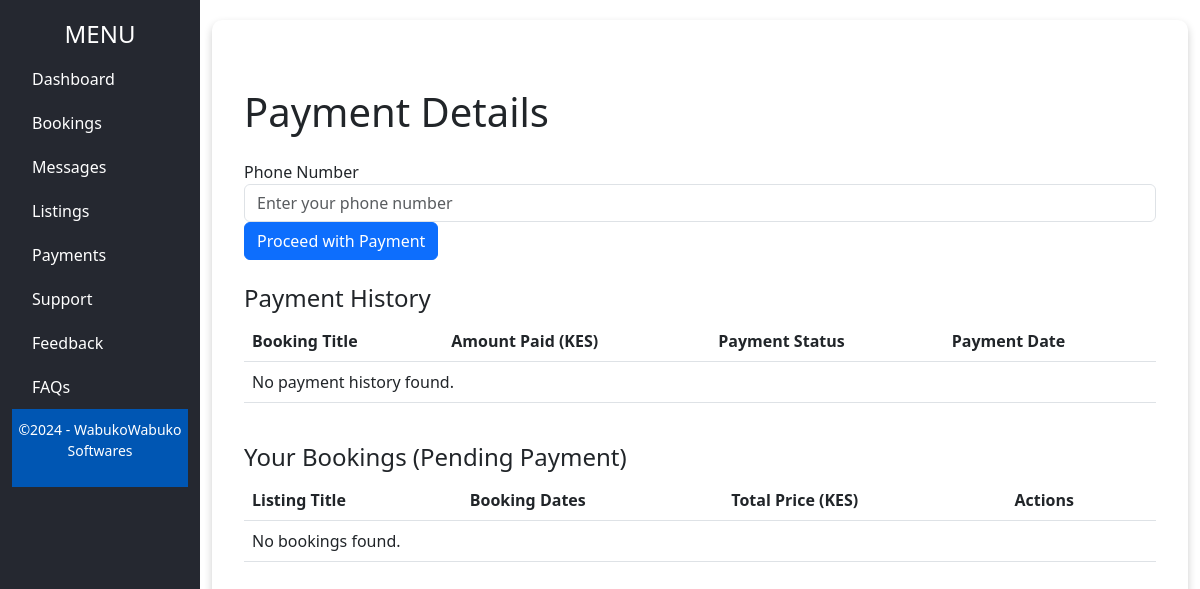
The page /payments/ (signed in) on the database as committed earlier.
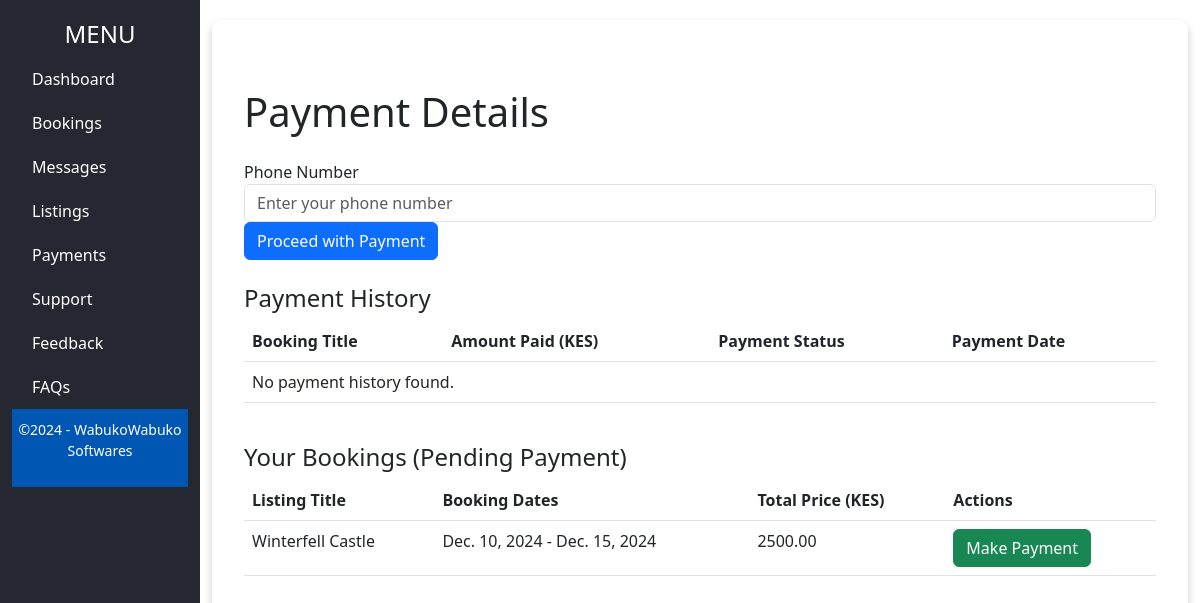
The same page on the database as committed later.
### App/models.py (models this page shows, shortened)
class Booking(models.Model):
    listing = models.ForeignKey(Listing, on_delete=models.CASCADE, related_name='bookings')
    guest = models.ForeignKey(settings.AUTH_USER_MODEL, on_delete=models.CASCADE, related_name='bookings')
    start_date = models.DateField()
    end_date = models.DateField()
    total_price = models.DecimalField(max_digits=10, decimal_places=2)
    created_at = models.DateTimeField(auto_now_add=True)

class Listing(models.Model):
    host = models.ForeignKey(User, on_delete=models.CASCADE, related_name='listings')
    title = models.CharField(max_length=255)
    description = models.TextField()
    address = models.CharField(max_length=255)
    price_per_night = models.DecimalField(max_digits=10, decimal_places=2)
    max_guests = models.PositiveIntegerField()
    created_at = models.DateTimeField(auto_now_add=True)

### App/views.py (the view, shortened to what this page needs)
# urls.py: path('payments/', views.payments, name="payments_page"),
@login_required
def payments(request):
    user = request.user
    bookings = Booking.objects.filter(guest=user.id)
    payments = Payment.objects.filter(booking__guest=user.id)
    return render(request, 'payments.html', {
        'bookings': bookings,
        'payments': payments,
    })

### App/templates/payments.html (shortened to what this page needs)
{% extends 'baseForAfterLogin.html' %}
{% block mainContent %}
    <div class="container my-5">
        <h1 class="mb-4">Payment Details</h1>
        <div class="row mb-4">
            <div class="col-12">
                <form method="POST">
                    <div class="form-group">
                        <label for="phone_number">Phone Number</label>
                        <input type="text" id="phone_number" name="phone_number" class="form-control" placeholder="Enter your phone number" required>
                    </div>
                    <button type="submit" class="btn btn-primary">Proceed with Payment</button>
                </form>
            </div>
        </div>
        <div class="row mb-4">
            <div class="col-12">
                <h4>Payment History</h4>
                <table class="table">
                    <thead>
                        <tr>
                            <th>Booking Title</th>
                            <th>Amount Paid (KES)</th>
                            <th>Payment Status</th>
                            <th>Payment Date</th>
                        </tr>
                    </thead>
                    <tbody>
                        {% for payment in payments %}
                            <tr>
                                <td>{{ payment.booking.listing.title }}</td>
                                <td>{{ payment.amount }}</td>
                                <td>{{ payment.status }}</td>
                                <td>{{ payment.payment_date }}</td>
                            </tr>
                        {% empty %}
                            <tr>
                                <td colspan="4">No payment history found.</td>
                            </tr>
                        {% endfor %}
                    </tbody>
                </table>
            </div>
        </div>
        <div class="row">
            <div class="col-12">
                <h4>Your Bookings (Pending Payment)</h4>
                <table class="table">
                    <thead>
                        <tr>
                            <th>Listing Title</th>
                            <th>Booking Dates</th>
                            <th>Total Price (KES)</th>
                            <th>Actions</th>
                        </tr>
                    </thead>
                    <tbody>
                        {% for booking in bookings %}
                            <tr>
                                <td>{{ booking.listing.title }}</td>
                                <td>{{ booking.start_date }} - {{ booking.end_date }}</td>
                                <td>{{ booking.total_price }}</td>
                                <td>
                                    {% if booking.payment.status != 'Paid' %}
                                        <a href="" class="btn btn-success">Make Payment</a>
                                    {% else %}
                                        <span class="badge badge-success">Paid</span>
                                    {% endif %}
                                </td>
                            </tr>
                        {% empty %}
                            <tr>
                                <td colspan="4">No bookings found.</td>
                            </tr>
                        {% endfor %}
                    </tbody>
                </table>
            </div>
        </div>
    </div>
{% endblock mainContent %}

Rows that differ between the two databases and show on the page:
added Booking: listing "Winterfell Castle", start_date "Dec. 10, 2024", end_date "Dec. 15, 2024", total_price "2500.00", shows "Make Payment"
Other text that changed with them:
text no longer shown: "No bookings found."
